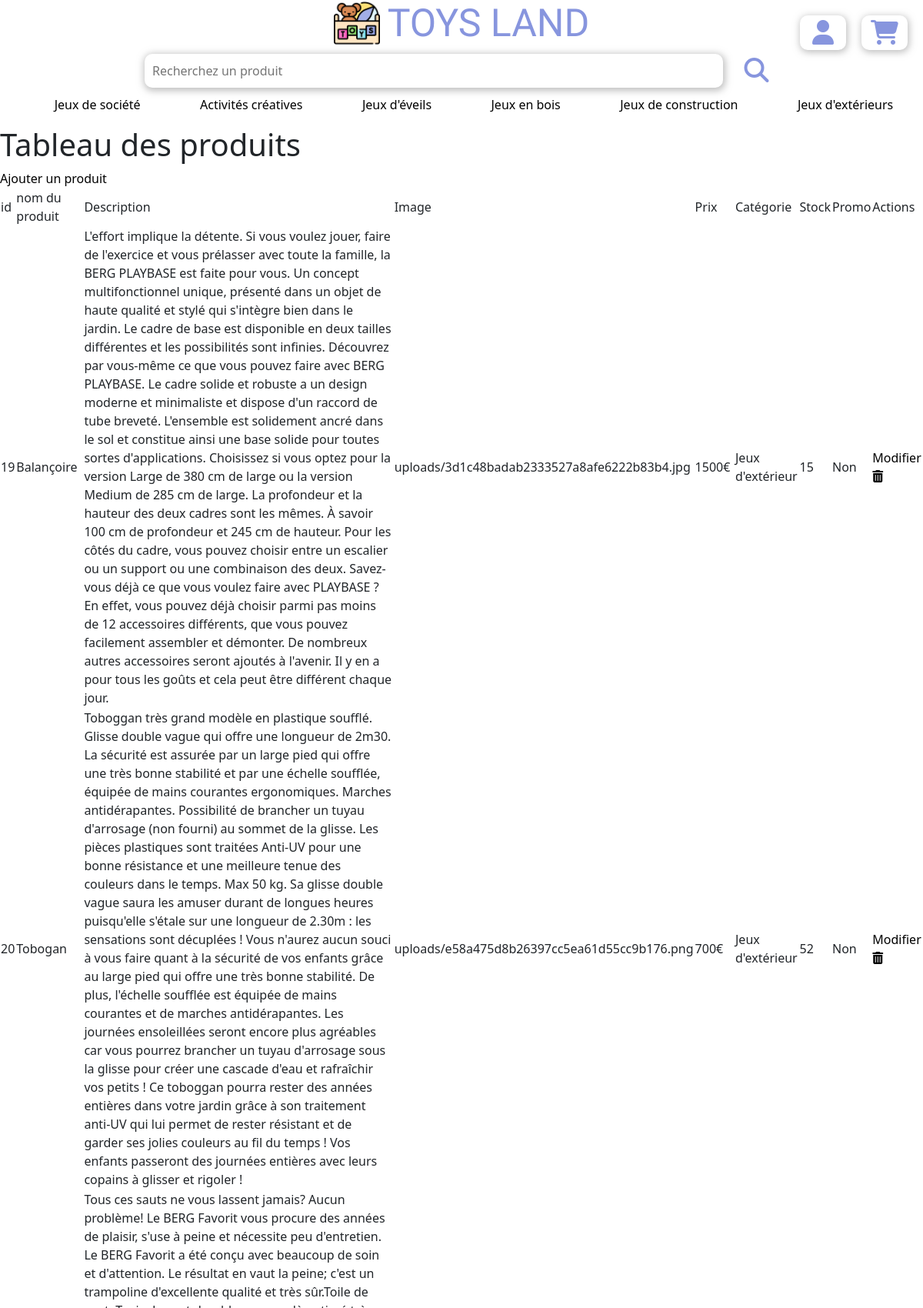
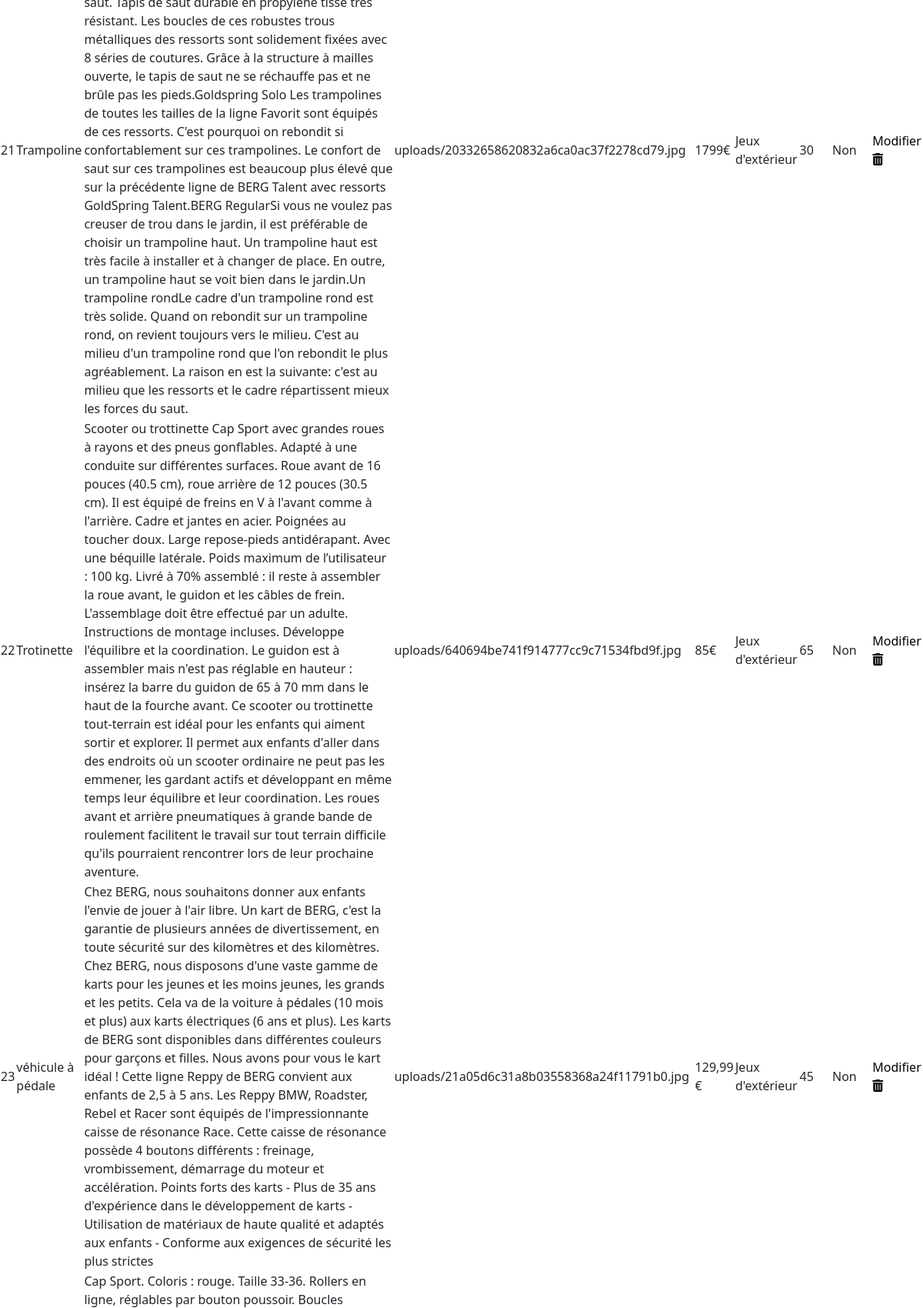
Screenshot of /php/admin/tableauProduits.php (upper part) with the database file from the repository (2 pictures, top to bottom).
### tables this page shows
CREATE TABLE `produits` (
  `id` int NOT NULL,
  `nom` varchar(255) NOT NULL,
  `description` longtext NOT NULL,
  `image` varchar(255) NOT NULL,
  `prix` varchar(255) NOT NULL,
  `categorie` varchar(255) NOT NULL,
  `stock` int NOT NULL,
  `promo` varchar(255) NOT NULL
);

### php/admin/tableauProduits.php (the view, shortened to what this page needs)
<?php
require_once("../connect.php");
$sql = "SELECT * FROM produits ORDER BY categorie";
$query = $db->prepare($sql);
$query->execute();
$produits = $query-> fetchAll(PDO::FETCH_ASSOC);
include_once("../components/navbar.php");
?>
<h1>Tableau des produits</h1>
<a href="ajoutProduits.php" >Ajouter un produit</a>
<table>
<thead>
        <td>id</td>
        <td>nom du produit</td>
        <td>Description </td>
        <td>Image</td>
        <td>Prix</td>
        <td>Catégorie</td>
        <td>Stock</td>
        <td>Promo</td>
        <td>Actions</td>
</thead>
<tbody>
    <?php
        foreach($produits as $produit){
    ?>
        <tr>
            <td><?=$produit["id"]?></td>
            <td><?=$produit["nom"]?></td>
            <td><?=$produit["description"]?></td>
            <td><?=$produit["image"]?></td>
            <td><?=$produit["prix"]?></td>
            <td><?=$produit["categorie"]?></td>
            <td><?=$produit["stock"]?></td>
            <td><?=$produit["promo"]?></td>
            <td>
                <a href="update.php?id=<?= $produit['id']?>">Modifier</a>
                <a href="delete.php?id=<?= $produit['id']?>"><i class="fa-solid fa-trash-can"></i></a>
            </td>
        </tr>
        <?php
        }
        ?>
</tbody>
</table>

### php/index.css (style rules this page uses)
a { color: black; text-decoration: none; }
.fa-solid { width:45px; }

### rows the page displays
produits: id "19", nom "Balançoire", description "L'effort implique la détente. Si vous voulez jouer, faire de l'exercice et vous prélasser avec toute la famille, la BERG PLAYBASE est faite pour vous. Un concept multifonctionnel unique, présenté dans un objet de haute qualité et stylé qui s'intègre bien dans le jardin. Le cadre de base est disponible en deux tailles différentes et les possibilités sont infinies. Découvrez par vous-même ce que vous pouvez faire avec BERG PLAYBASE. Le cadre solide et robuste a un design moderne et minimaliste et dispose d'un raccord de tube breveté. L'ensemble est solidement ancré dans le sol et constitue ainsi une base solide pour toutes sortes d'applications. Choisissez si vous optez pour la version Large…", image "uploads/3d1c48badab2333527a8afe6222b83b4.jpg", prix "1500€", categorie "Jeux d'extérieur", stock "15", promo "Non"
produits: id "20", nom "Tobogan", description "Toboggan très grand modèle en plastique soufflé. Glisse double vague qui offre une longueur de 2m30. La sécurité est assurée par un large pied qui offre une très bonne stabilité et par une échelle soufflée, équipée de mains courantes ergonomiques. Marches antidérapantes. Possibilité de brancher un tuyau d'arrosage (non fourni) au sommet de la glisse. Les pièces plastiques sont traitées Anti-UV pour une bonne résistance et une meilleure tenue des couleurs dans le temps. Max 50 kg. Sa glisse double vague saura les amuser durant de longues heures puisqu'elle s'étale sur une longueur de 2.30m : les sensations sont décuplées ! Vous n'aurez aucun souci à vous faire quant à la sécurité de vos…", image "uploads/e58a475d8b26397cc5ea61d55cc9b176.png", prix "700€", categorie "Jeux d'extérieur", stock "52", promo "Non"
produits: id "21", nom "Trampoline", description "Tous ces sauts ne vous lassent jamais? Aucun problème! Le BERG Favorit vous procure des années de plaisir, s'use à peine et nécessite peu d'entretien. Le BERG Favorit a été conçu avec beaucoup de soin et d'attention. Le résultat en vaut la peine; c'est un trampoline d'excellente qualité et très sûr.Toile de saut. Tapis de saut durable en propylène tissé très résistant. Les boucles de ces robustes trous métalliques des ressorts sont solidement fixées avec 8 séries de coutures. Grâce à la structure à mailles ouverte, le tapis de saut ne se réchauffe pas et ne brûle pas les pieds.Goldspring Solo Les trampolines de toutes les tailles de la ligne Favorit sont équipés de ces ressorts. C'est…", image "uploads/20332658620832a6ca0ac37f2278cd79.jpg", prix "1799€", categorie "Jeux d'extérieur", stock "30", promo "Non"
produits: id "22", nom "Trotinette", description "Scooter ou trottinette Cap Sport avec grandes roues à rayons et des pneus gonflables. Adapté à une conduite sur différentes surfaces. Roue avant de 16 pouces (40.5 cm), roue arrière de 12 pouces (30.5 cm). Il est équipé de freins en V à l'avant comme à l'arrière. Cadre et jantes en acier. Poignées au toucher doux. Large repose-pieds antidérapant. Avec une béquille latérale. Poids maximum de l’utilisateur : 100 kg. Livré à 70% assemblé : il reste à assembler la roue avant, le guidon et les câbles de frein. L'assemblage doit être effectué par un adulte. Instructions de montage incluses. Développe l'équilibre et la coordination. Le guidon est à assembler mais n'est pas réglable en hauteur :…", image "uploads/640694be741f914777cc9c71534fbd9f.jpg", prix "85€", categorie "Jeux d'extérieur", stock "65", promo "Non"
produits: id "23", nom "véhicule à pédale", description "Chez BERG, nous souhaitons donner aux enfants l'envie de jouer à l'air libre. Un kart de BERG, c'est la garantie de plusieurs années de divertissement, en toute sécurité sur des kilomètres et des kilomètres. Chez BERG, nous disposons d'une vaste gamme de karts pour les jeunes et les moins jeunes, les grands et les petits. Cela va de la voiture à pédales (10 mois et plus) aux karts électriques (6 ans et plus). Les karts de BERG sont disponibles dans différentes couleurs pour garçons et filles. Nous avons pour vous le kart idéal ! Cette ligne Reppy de BERG convient aux enfants de 2,5 à 5 ans. Les Reppy BMW, Roadster, Rebel et Racer sont équipés de l'impressionnante caisse de résonance Race.…", image "uploads/21a05d6c31a8b03558368a24f11791b0.jpg", prix "129,99 €", categorie "Jeux d'extérieur", stock "45", promo "Non"
